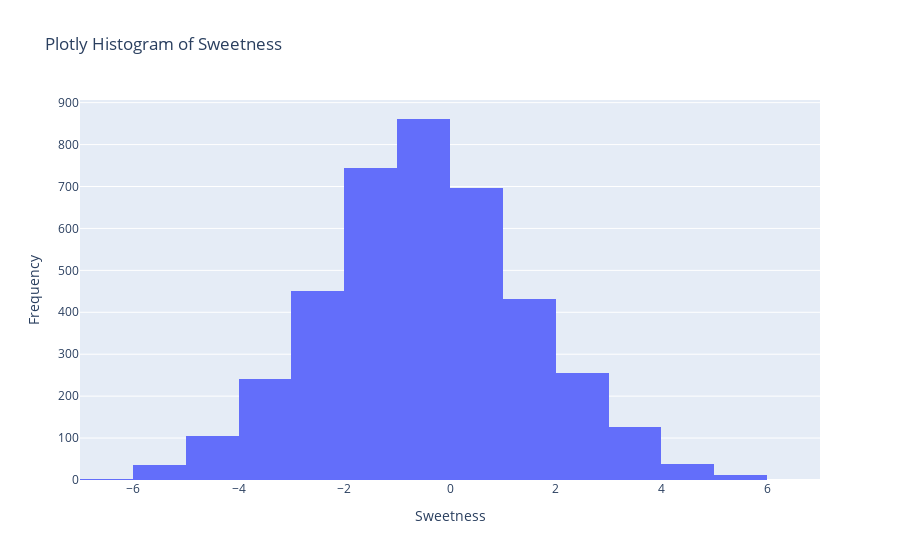

The code cell stored with this chart in its notebook:
### Markdown cell above
### 3.4.3 Histogram using Plotly

### Code cell
#Histogram using plotly
fig = px.histogram(second_df, x='Sweetness', nbins=20, title='Plotly Histogram of Sweetness')
fig.update_layout(xaxis_title='Sweetness', yaxis_title='Frequency')
fig.show()

### Figure 1 — Plotly figure (JSON) as saved in the notebook; plotly's stock layout.template omitted (floating-point values rounded to 4 significant figures; data arrays with more than 128 entries replaced by an {"elided": "..."} marker saying what was removed)
{"data": [{"alignmentgroup": "True", "bingroup": "x", "hovertemplate": "Sweetness=%{x}<br>count=%{y}<extra></extra>", "legendgroup": "", "marker": {"color": "#636efa", "pattern": {"shape": ""}}, "name": "", "nbinsx": 20, "offsetgroup": "", "orientation": "v", "showlegend": false, "type": "histogram", "x": {"elided": "4001 float values"}, "xaxis": "x", "yaxis": "y"}], "layout": {"barmode": "relative", "legend": {"tracegroupgap": 0}, "title": {"text": "Plotly Histogram of Sweetness"}, "xaxis": {"anchor": "y", "domain": [0, 1], "title": {"text": "Sweetness"}}, "yaxis": {"anchor": "x", "domain": [0, 1], "title": {"text": "Frequency"}}}}
